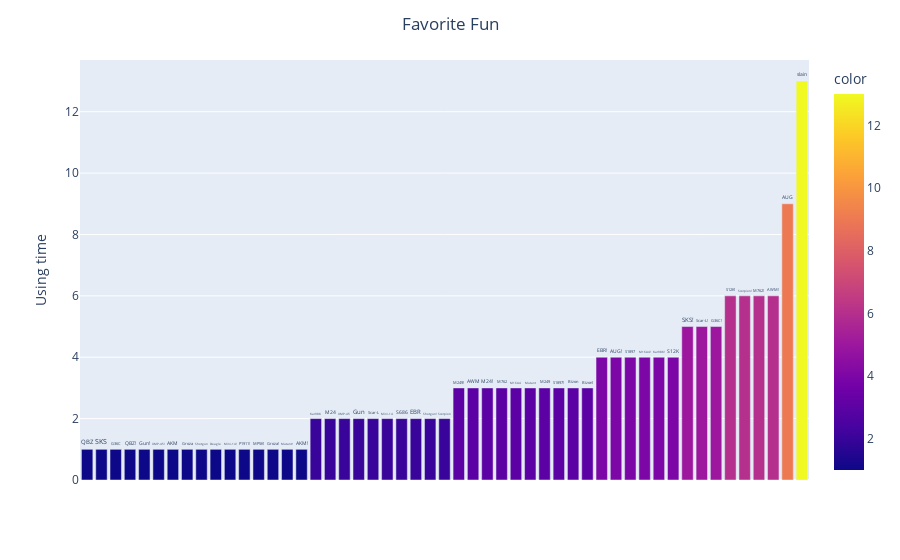

Notebook code for this chart:
### Code cell
fav_gun = gen_plot(df['Using'])
name = [ i[0] for i in fav_gun]
kill = [ i[1] for i in fav_gun]

fig = px.bar(x=name, y=kill, color=kill,text=name,
             labels=dict(x='', y="Using time"))

fig.update_traces(textposition='outside')
fig.update_xaxes(showticklabels=False)

fig.update_layout(title_text='Favorite Fun', title_x=0.5)
fig.show()

### Figure 1 — Plotly figure (JSON) as saved in the notebook; plotly's stock layout.template omitted (floating-point values rounded to 4 significant figures)
{"data": [{"alignmentgroup": "True", "hovertemplate": "=%{x}<br>Using time=%{y}<br>text=%{text}<br>color=%{marker.color}<extra></extra>", "legendgroup": "", "marker": {"color": [1, 1, 1, 1, 1, 1, 1, 1, 1, 1, 1, 1, 1, 1, 1, 1, 2, 2, 2, 2, 2, 2, 2, 2, 2, 2, 3, 3, 3, 3, 3, 3, 3, 3, 3, 3, 4, 4, 4, 4, 4, 4, 5, 5, 5, 6, 6, 6, 6, 9, 13], "coloraxis": "coloraxis"}, "name": "", "offsetgroup": "", "orientation": "v", "showlegend": false, "text": ["QBZ", "SKS", "G36C", "QBZ!", "Gun!", "UMP-45!", "AKM", "Groza", "Shotgun", "Deagle", "Mini-14!", "P1911!", "MP5K!", "Groza!", "Mutant!", "AKM!", "Kar98K", "M24", "UMP-45", "Gun", "Scar-L", "Mini-14", "S686", "EBR", "Shotgun!", "Scorpion", "M249!", "AWM", "M24!", "M762", "M16A4", "Mutant", "M249", "S1897!", "Bizon", "Bizon!", "EBR!", "AUG!", "S1897", "M16A4!", "Kar98K!", "S12K", "SKS!", "Scar-L!", "G36C!", "S12K!", "Scorpion!", "M762!", "AWM!", "AUG", "slain"], "textposition": "outside", "type": "bar", "x": ["QBZ", "SKS", "G36C", "QBZ!", "Gun!", "UMP-45!", "AKM", "Groza", "Shotgun", "Deagle", "Mini-14!", "P1911!", "MP5K!", "Groza!", "Mutant!", "AKM!", "Kar98K", "M24", "UMP-45", "Gun", "Scar-L", "Mini-14", "S686", "EBR", "Shotgun!", "Scorpion", "M249!", "AWM", "M24!", "M762", "M16A4", "Mutant", "M249", "S1897!", "Bizon", "Bizon!", "EBR!", "AUG!", "S1897", "M16A4!", "Kar98K!", "S12K", "SKS!", "Scar-L!", "G36C!", "S12K!", "Scorpion!", "M762!", "AWM!", "AUG", "slain"], "xaxis": "x", "y": [1, 1, 1, 1, 1, 1, 1, 1, 1, 1, 1, 1, 1, 1, 1, 1, 2, 2, 2, 2, 2, 2, 2, 2, 2, 2, 3, 3, 3, 3, 3, 3, 3, 3, 3, 3, 4, 4, 4, 4, 4, 4, 5, 5, 5, 6, 6, 6, 6, 9, 13], "yaxis": "y"}], "layout": {"barmode": "relative", "coloraxis": {"colorbar": {"title": {"text": "color"}}, "colorscale": [[0, "#0d0887"], [0.1111, "#46039f"], [0.2222, "#7201a8"], [0.3333, "#9c179e"], [0.4444, "#bd3786"], [0.5556, "#d8576b"], [0.6667, "#ed7953"], [0.7778, "#fb9f3a"], [0.8889, "#fdca26"], [1, "#f0f921"]]}, "legend": {"tracegroupgap": 0}, "margin": {"t": 60}, "title": {"text": "Favorite Fun", "x": 0.5}, "xaxis": {"anchor": "y", "domain": [0, 1], "showticklabels": false, "title": {"text": ""}}, "yaxis": {"anchor": "x", "domain": [0, 1], "title": {"text": "Using time"}}}}
